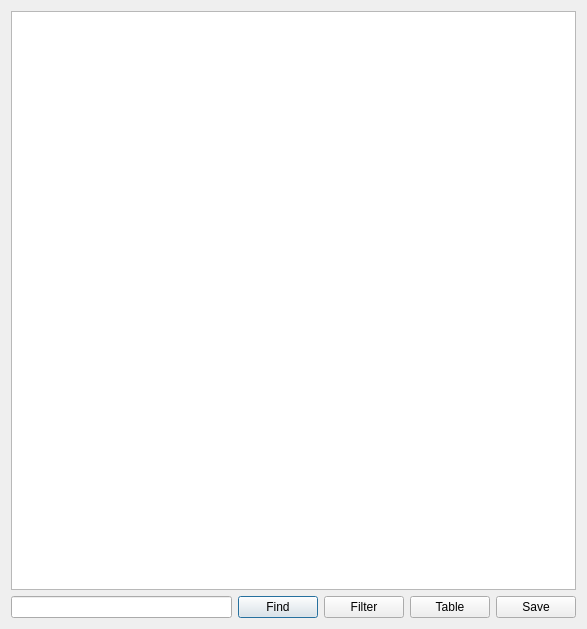
<?xml version="1.0" encoding="UTF-8"?>
<ui version="4.0">
 <class>TextWindow</class>
 <widget class="QDialog" name="TextWindow">
  <property name="geometry">
   <rect>
    <x>0</x>
    <y>0</y>
    <width>587</width>
    <height>629</height>
   </rect>
  </property>
  <property name="sizePolicy">
   <sizepolicy hsizetype="Expanding" vsizetype="Expanding">
    <horstretch>1</horstretch>
    <verstretch>1</verstretch>
   </sizepolicy>
  </property>
  <property name="windowTitle">
   <string>Dialog</string>
  </property>
  <layout class="QGridLayout" name="gridLayout">
   <item row="2" column="0">
    <layout class="QHBoxLayout" name="horizontalLayout">
     <item>
      <widget class="QLineEdit" name="findText">
       <property name="focusPolicy">
        <enum>Qt::StrongFocus</enum>
       </property>
      </widget>
     </item>
     <item>
      <widget class="QPushButton" name="findButton">
       <property name="focusPolicy">
        <enum>Qt::ClickFocus</enum>
       </property>
       <property name="text">
        <string>Find</string>
       </property>
      </widget>
     </item>
     <item>
      <widget class="QPushButton" name="filterButton">
       <property name="focusPolicy">
        <enum>Qt::StrongFocus</enum>
       </property>
       <property name="text">
        <string>Filter</string>
       </property>
      </widget>
     </item>
     <item>
      <widget class="QPushButton" name="tableButton">
       <property name="focusPolicy">
        <enum>Qt::StrongFocus</enum>
       </property>
       <property name="text">
        <string>Table</string>
       </property>
      </widget>
     </item>
     <item>
      <widget class="QPushButton" name="saveButton">
       <property name="enabled">
        <bool>true</bool>
       </property>
       <property name="text">
        <string>Save</string>
       </property>
      </widget>
     </item>
    </layout>
   </item>
   <item row="1" column="0">
    <layout class="QVBoxLayout" name="verticalLayout" stretch="0">
     <item>
      <widget class="QTextEdit" name="textEdit">
       <property name="sizePolicy">
        <sizepolicy hsizetype="Expanding" vsizetype="Expanding">
         <horstretch>1</horstretch>
         <verstretch>1</verstretch>
        </sizepolicy>
       </property>
       <property name="font">
        <font>
         <pointsize>12</pointsize>
        </font>
       </property>
       <property name="readOnly">
        <bool>true</bool>
       </property>
      </widget>
     </item>
    </layout>
   </item>
  </layout>
 </widget>
 <tabstops>
  <tabstop>textEdit</tabstop>
  <tabstop>findText</tabstop>
  <tabstop>filterButton</tabstop>
  <tabstop>tableButton</tabstop>
 </tabstops>
 <resources/>
 <connections/>
</ui>
